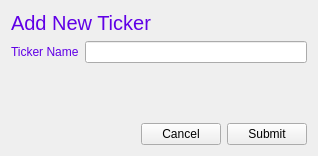
<?xml version="1.0" encoding="UTF-8"?>
<ui version="4.0">
 <class>TickerAddDialog</class>
 <widget class="QDialog" name="TickerAddDialog">
  <property name="geometry">
   <rect>
    <x>0</x>
    <y>0</y>
    <width>318</width>
    <height>156</height>
   </rect>
  </property>
  <property name="windowTitle">
   <string>Dialog</string>
  </property>
  <layout class="QVBoxLayout" name="verticalLayout">
   <item>
    <widget class="QLabel" name="label">
     <property name="font">
      <font>
       <pointsize>15</pointsize>
      </font>
     </property>
     <property name="styleSheet">
      <string notr="true">color:#6000e6</string>
     </property>
     <property name="text">
      <string>Add New Ticker</string>
     </property>
     <property name="alignment">
      <set>Qt::AlignLeading|Qt::AlignLeft|Qt::AlignVCenter</set>
     </property>
    </widget>
   </item>
   <item>
    <layout class="QHBoxLayout" name="horizontalLayout_3">
     <item>
      <widget class="QLabel" name="label_2">
       <property name="styleSheet">
        <string notr="true">color:#6000e6</string>
       </property>
       <property name="text">
        <string>Ticker Name</string>
       </property>
      </widget>
     </item>
     <item>
      <widget class="QtMaterialTextField" name="in_ticker"/>
     </item>
    </layout>
   </item>
   <item>
    <widget class="QStackedWidget" name="stack">
     <property name="currentIndex">
      <number>1</number>
     </property>
     <widget class="QWidget" name="Check">
      <layout class="QVBoxLayout" name="verticalLayout_4">
       <item>
        <widget class="QtMaterialFlatButton" name="bu_check">
         <property name="text">
          <string>Check</string>
         </property>
        </widget>
       </item>
      </layout>
     </widget>
     <widget class="QWidget" name="progress">
      <layout class="QVBoxLayout" name="verticalLayout_3">
       <item>
        <widget class="QtMaterialCircularProgress" name="info_progress" native="true"/>
       </item>
      </layout>
     </widget>
     <widget class="QWidget" name="accepted">
      <layout class="QVBoxLayout" name="verticalLayout_2">
       <item>
        <widget class="QLabel" name="label_3">
         <property name="text">
          <string/>
         </property>
         <property name="pixmap">
          <pixmap resource="../resources.qrc">:/icons/Icons/check_circle_black_24dp.svg</pixmap>
         </property>
         <property name="alignment">
          <set>Qt::AlignCenter</set>
         </property>
        </widget>
       </item>
      </layout>
     </widget>
     <widget class="QWidget" name="denied">
      <layout class="QVBoxLayout" name="verticalLayout_5">
       <item>
        <widget class="QLabel" name="label_4">
         <property name="text">
          <string/>
         </property>
         <property name="pixmap">
          <pixmap resource="../resources.qrc">:/icons/Icons/highlight_off_black_24dp.svg</pixmap>
         </property>
         <property name="alignment">
          <set>Qt::AlignCenter</set>
         </property>
        </widget>
       </item>
      </layout>
     </widget>
    </widget>
   </item>
   <item>
    <layout class="QHBoxLayout" name="horizontalLayout_2">
     <item>
      <spacer name="horizontalSpacer">
       <property name="orientation">
        <enum>Qt::Horizontal</enum>
       </property>
       <property name="sizeHint" stdset="0">
        <size>
         <width>40</width>
         <height>20</height>
        </size>
       </property>
      </spacer>
     </item>
     <item>
      <widget class="QtMaterialFlatButton" name="bu_cancel">
       <property name="text">
        <string>Cancel</string>
       </property>
      </widget>
     </item>
     <item>
      <widget class="QtMaterialFlatButton" name="bu_ok">
       <property name="text">
        <string>Submit</string>
       </property>
      </widget>
     </item>
    </layout>
   </item>
  </layout>
 </widget>
 <customwidgets>
  <customwidget>
   <class>QtMaterialFlatButton</class>
   <extends>QPushButton</extends>
   <header>qtmaterialflatbutton.h</header>
  </customwidget>
  <customwidget>
   <class>QtMaterialCircularProgress</class>
   <extends>QWidget</extends>
   <header>qtmaterialcircularprogress.h</header>
   <container>1</container>
  </customwidget>
  <customwidget>
   <class>QtMaterialTextField</class>
   <extends>QLineEdit</extends>
   <header>qtmaterialtextfield.h</header>
  </customwidget>
 </customwidgets>
 <resources>
  <include location="../resources.qrc"/>
 </resources>
 <connections/>
</ui>
